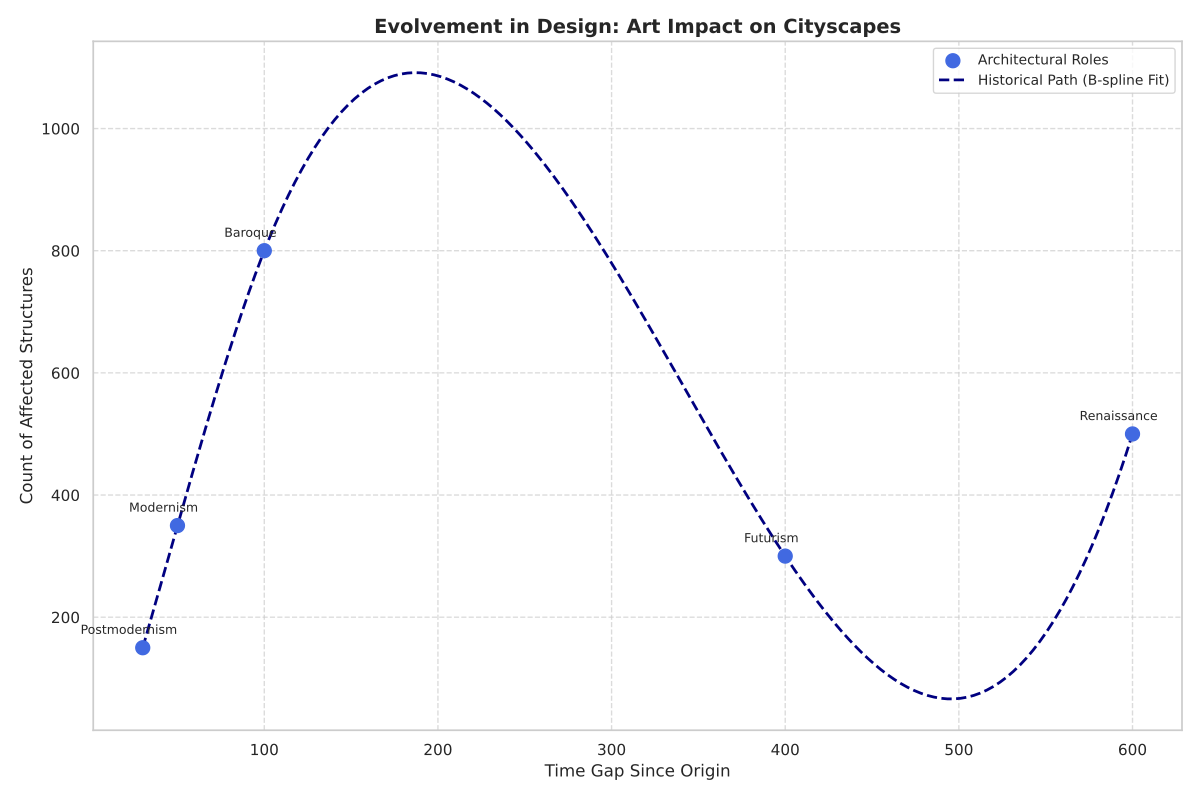

Generate this figure with Python:
import matplotlib.pyplot as plt
import numpy as np
from scipy.interpolate import make_interp_spline

# Define the art movements and corresponding data
art_movements = ['Postmodernism', 'Modernism', 'Baroque', 'Futurism', 'Renaissance']
buildings = np.array([300, 800, 150, 500, 350])  # manually reshuffled
years_since_emergence = np.array([400, 100, 30, 600, 50])  # manually reshuffled

# Sort the arrays by years_since_emergence to ensure they are strictly increasing
sorted_indices = np.argsort(years_since_emergence)
years_since_emergence_sorted = years_since_emergence[sorted_indices]
buildings_sorted = buildings[sorted_indices]

# Generate a smooth line fit using B-spline interpolation
x_smooth = np.linspace(years_since_emergence_sorted.min(), years_since_emergence_sorted.max(), 300)
spline = make_interp_spline(years_since_emergence_sorted, buildings_sorted, k=3)
y_smooth = spline(x_smooth)

# Plotting the scatter chart with smooth fitting line
plt.figure(figsize=(12, 8))
plt.scatter(years_since_emergence_sorted, buildings_sorted, color='royalblue', s=100, label='Architectural Roles', zorder=3)
plt.plot(x_smooth, y_smooth, color='navy', linewidth=2, linestyle='--', label='Historical Path (B-spline Fit)', zorder=2)

# Annotate the points for clarity
for i, movement in enumerate(art_movements):
    plt.annotate(movement, (years_since_emergence_sorted[i], buildings_sorted[i]), textcoords="offset points", xytext=(-10,10), ha='center', fontsize=9)

# Setting labels and title
plt.xlabel('Time Gap Since Origin', fontsize=12) 
plt.ylabel('Count of Affected Structures', fontsize=12)
plt.title('Evolvement in Design: Art Impact on Cityscapes', fontsize=14, weight='bold')

# Add a legend
plt.legend(loc='upper right', fontsize=10)

# Grid and layout adjustments
plt.grid(True, linestyle='--', alpha=0.7)
plt.tight_layout()

# Display the plot
plt.show()
